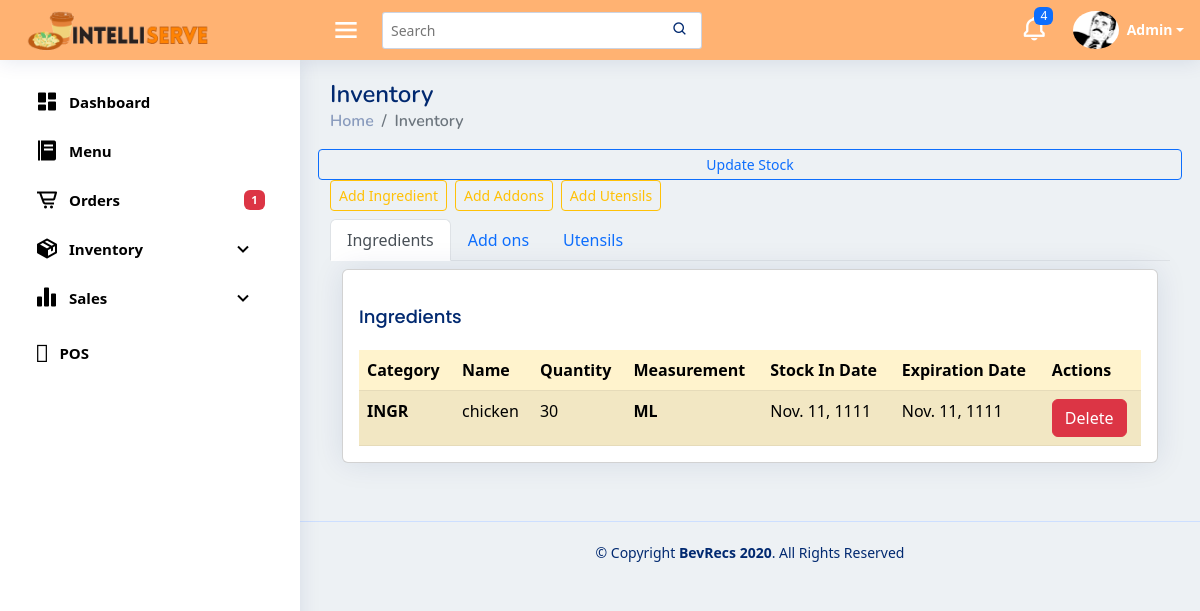
Page //inventory/ on the earlier database version.
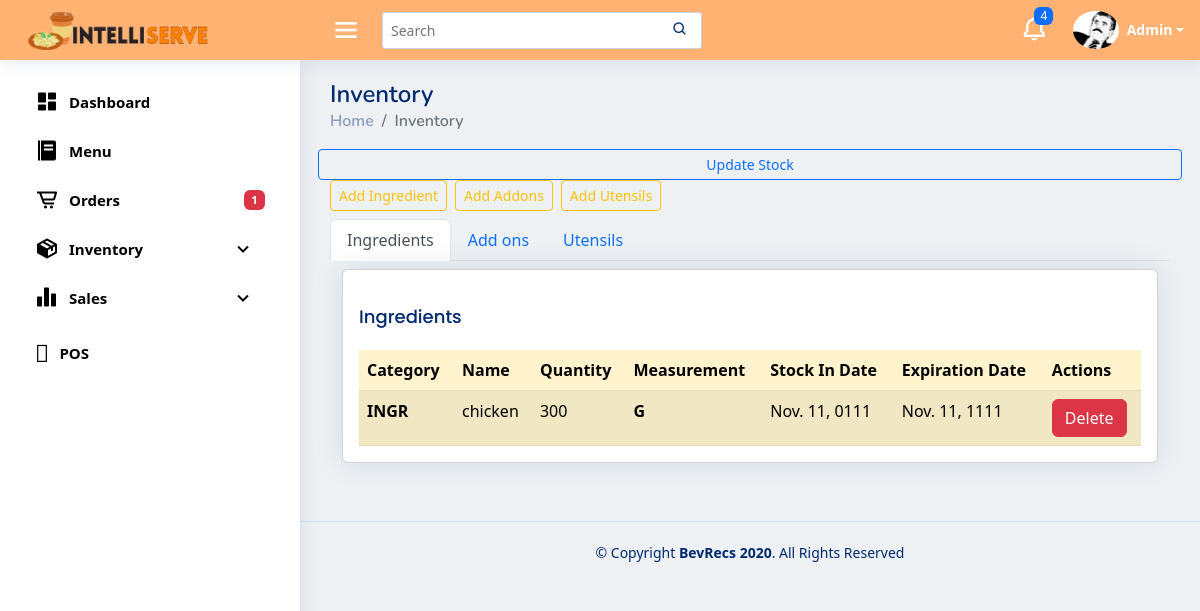
Same page on the later database version.
### pos/models.py (models this page shows, shortened)
class Stocks(models.Model):
    stockname = models.CharField(max_length=50)
    stockcategory = models.CharField(choices=STOCK_CATEGORY, max_length=100)
    stockquantity = models.PositiveIntegerField()
    stockmeasurement = models.CharField(choices=STOCK_QUANTITY, max_length=100)
    stockdate_in = models.DateField()
    stockexpiration = models.DateField()

### pos/views.py (the view)
# urls.py: path('/inventory/', views.inventory, name='inventory'),
def inventory(request):
    ingridientForm = IngridientsForm()
    my_data_ingredients = Stocks.objects.all()
    my_data_addOns = Stocks.objects.all()
    my_data_utensils = Stocks.objects.all()
    all_stocks = my_data_ingredients.union(my_data_addOns, my_data_utensils)
    addOnsForm = AddOnsForm()
    utensilsForm = UtensilsForm()
    context = {
        "stock_category": STOCK_CATEGORY,
        "stock_quantity": STOCK_QUANTITY,
        "my_data_i" : my_data_ingredients.filter(stockcategory="INGR"),
        "my_data_a" : my_data_addOns.filter(stockcategory="AO"),
        "my_data_u" : my_data_utensils.filter(stockcategory="UTNSL"),
        "all_stocks": all_stocks,
        "ingridientForm": ingridientForm,
        "addOnsForm" : addOnsForm,
        "utensilsForm" : utensilsForm,
    }
    return render(request, "inventory.html", context)

### pos/forms.py
class IngridientsForm(forms.ModelForm):
    stockcategory = forms.ChoiceField(
        choices=STOCK_CATEGORY,
        widget=forms.RadioSelect,
    )
    stockmeasurement = forms.ChoiceField(
        choices=STOCK_QUANTITY,
        widget=forms.RadioSelect,
    )
    class Meta:
        model = Stocks  # Eto yung table na gagamitin
        fields = ["stockname","stockmeasurement", "stockcategory", "stockquantity", "stockdate_in", "stockexpiration"]

class AddOnsForm(forms.ModelForm):
    stockcategory = forms.ChoiceField(
        choices=STOCK_CATEGORY,
        widget=forms.RadioSelect,
    )
    stockmeasurement = forms.ChoiceField(
        choices=STOCK_QUANTITY,
        widget=forms.RadioSelect,
    )
    class Meta:
        model = Stocks  # Eto yung table na gagamitin
        fields = ["stockname","stockmeasurement", "stockcategory", "stockquantity", "stockdate_in", "stockexpiration"]

### pos/templates/inventory.html (shortened to what this page needs)
{% extends "base.html" %}
{% block content %}
    <div class="pagetitle">
      <h1>Inventory</h1>
      <nav>
        <ol class="breadcrumb">
          <li class="breadcrumb-item"><a href="/templates/index.html">Home</a></li>
          <li class="breadcrumb-item active">Inventory</li>
        </ol>
      </nav>
    </div>
    <section class="section dashboard">
      <div class="row">
        <button type="button" class="btn btn-sm btn-outline-primary" data-bs-toggle="offcanvas"
          data-bs-target="#updateStockForm">Update Stock</button>
        <div class="col-lg-12 mb-2">
          <div class="row g-2">
            <div class="col-12 d-flex d-grip gap-2">
              <button type="button" class="btn btn-outline-warning btn-sm" data-bs-toggle="modal"
                data-bs-target="#addingredientmodal">Add Ingredient</button>
              <button type="button" class="btn btn-outline-warning btn-sm" data-bs-toggle="modal"
                data-bs-target="#addonsmodal">Add Addons</button>
              <button type="button" class="btn btn-outline-warning btn-sm" data-bs-toggle="modal"
                data-bs-target="#utensilsmodal">Add Utensils</button>
            </div>
            <div class="col-12">
              <ul class="nav nav-tabs">
                <li class="nav-item">
                  <a class="nav-link active" data-bs-toggle="tab" href="#ingredient">Ingredients</a>
                </li>
                <li class="nav-item">
                  <a class="nav-link" data-bs-toggle="tab" href="#addons">Add ons</a>
                </li>
                <li class="nav-item">
                  <a class="nav-link" data-bs-toggle="tab" href="#utensils">Utensils</a>
                </li>
              </ul>
              <div class="tab-content mt-2">
                <div class="tab-pane container active" id="ingredient">
                  <div class="card overflow-auto">
                    <div class="card-body pb-0">
                      <h5 class="card-title">Ingredients</span></h5>
                      <table class="table rounded table-striped table-warning" id="IngredientTable">
                        <thead>
                          <tr>
                            <th scope="col">Category</th>
                            <th scope="col">Name</th>
                            <th scope="col">Quantity</th>
                            <th scope="col">Measurement</th>
                            <th scope="col">Stock In Date</th>
                            <th scope="col">Expiration Date</th>
                            <th scope="col">Actions</th>
                          </tr>
                        </thead>
                        <tbody>
                          {% for item in my_data_i %}
                          <tr>
                            <th>{{item.stockcategory}}</th>
                            <td>{{item.stockname}}</td>
                            <td>{{item.stockquantity}}</td>
                            <th>{{item.stockmeasurement}}</th>
                            <td>{{item.stockdate_in}}</td>
                            <td>{{item.stockexpiration}}</td>
                            <td>
                              <form action="{% url 'pos:delete_stock' %}" method="POST">
                                <button type="submit" class="btn btn-danger">Delete</button>
                              </form>
                            </td>
                          </tr>
                          {% endfor %}
                        </tbody>
                      </table>
                    </div>
                  </div>
                </div>
              </div>
            </div>
          </div>
        </div>
      </div>
    </section>
    {%endblock content %}

Differences in the rows shown:
changed Stocks "INGR": stockquantity "30" → "300"; stockmeasurement "ML" → "G"; stockdate_in "Nov. 11, 1111" → "Nov. 11, 0111"
